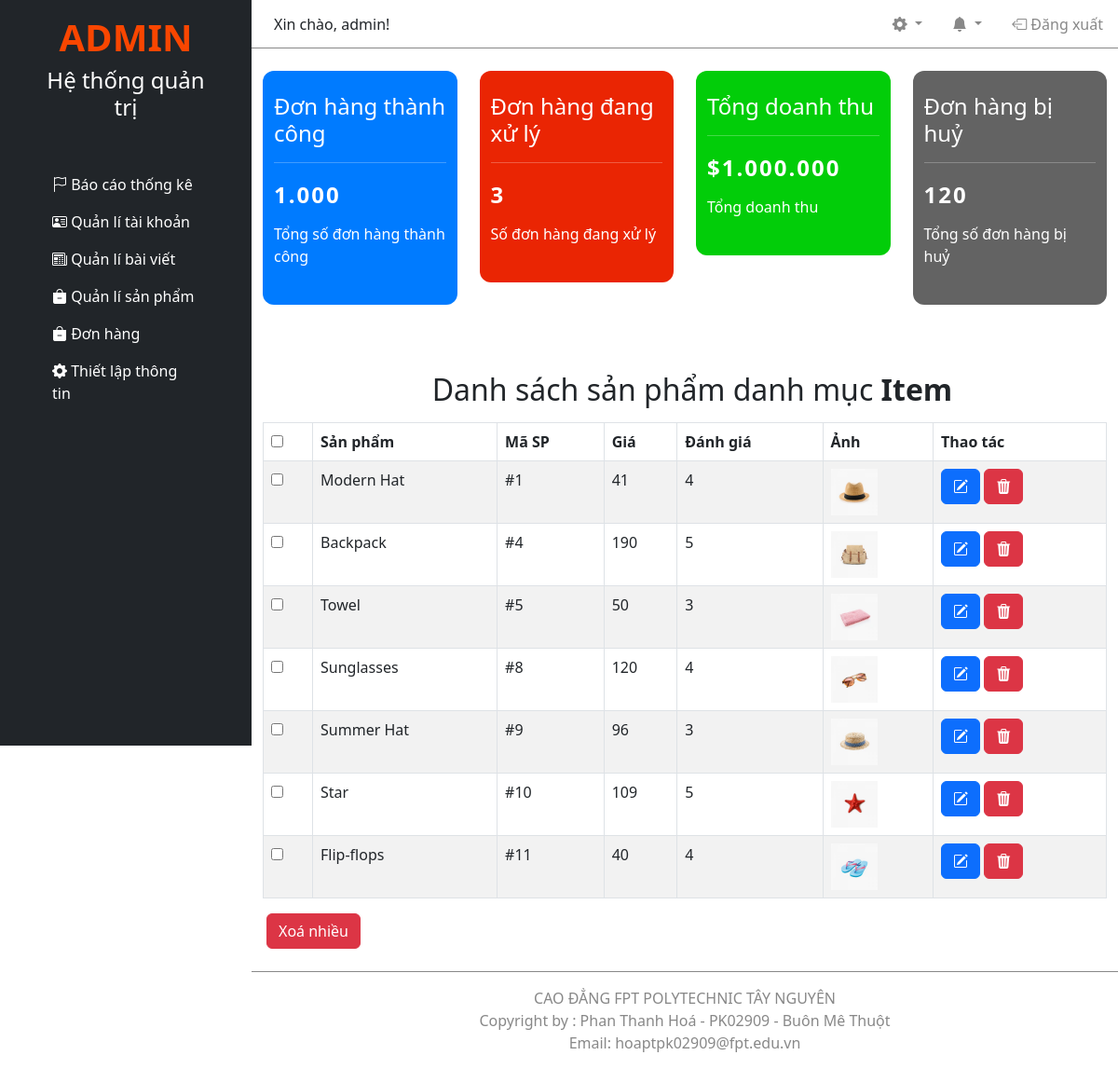
/admin/index.php?mod=category&act=detail&id=1 (signed in), run on the app's committed database.
### tables this page shows
CREATE TABLE `category` (
  `cat_id` int(11) NOT NULL,
  `name` varchar(255) DEFAULT NULL
);

CREATE TABLE `products` (
  `product_id` int(11) NOT NULL,
  `name` varchar(255) DEFAULT NULL,
  `rate` int(11) DEFAULT NULL,
  `price` int(11) DEFAULT NULL,
  `image_url` varchar(255) DEFAULT NULL,
  `product_code` varchar(25) DEFAULT NULL,
  `short_desc` varchar(255) DEFAULT NULL,
  `detail` varchar(2500) DEFAULT NULL,
  `cat_id` int(11) DEFAULT NULL
);

### admin/libs/DBDriver.php (called while the page is built, shortened)
<?
class DB_Driver {
  private $__conn;
  function connect() {
    if (!$this->__conn) {
      $this->__conn = mysqli_connect('localhost', 'root', '', 'assignment') or die("Không thể kết nối tới Database");
    }
    mysqli_query(
      $this->__conn,
      "SET character_set_results = 'utf8', character_set_client = 'utf8', character_set_database = 'utf8', character_set_server = 'utf8'"
    );
  }
  function get_list($sql) {
    $result = mysqli_query($this->__conn, $sql);
    $return = array();
    while($row = mysqli_fetch_assoc($result)) $return[] = $row;
    return $return;
  }
  function get_row($sql) {
    $result = mysqli_query($this->__conn, $sql);
    $row = mysqli_fetch_assoc($result);
    if($row) return $row;
    return false;
  }
}

### admin/module/category/detail.php (the view, shortened to what this page needs)
<?
$product_list = $admin->get_list('SELECT * FROM products WHERE cat_id = "' . $_GET['id'] . '"');
$cat = $admin->get_row('SELECT * FROM category WHERE cat_id = "' . $_GET['id'] . '"');
?>
<section style="min-height:500px">
  <h2 class="ps-3 pt-5 pb-2 text-center">Danh sách sản phẩm danh mục <b><? echo $cat['name'] ?></b></h2>
  <form action="?mod=up_product&act=remove_multi" method="post">
    <div class="container d-flex justify-content-center">
      <table class="table table-striped table-bordered">
        <thead>
          <tr>
            <th><input type="checkbox" class="cat__checkall"></th>
            <th>Sản phẩm</th>
            <th>Mã SP</th>
            <th>Giá</th>
            <th>Đánh giá</th>
            <th>Ảnh</th>
            <th>Thao tác</th>
          </tr>
        </thead>
        <tbody>
        <? foreach ($product_list as $product) { ?>
          <tr>
            <td><input type="checkbox" class="cat__check" name="selected[]" value="<? echo $product['product_id'] ?>"></td>
            <td><? echo $product['name'] ?></td>
            <td><? echo $product['product_code'] ?></td>
            <td><? echo $product['price'] ?></td>
            <td><? echo $product['rate'] ?></td>
            <td><img style="width: 50px; height: 50px; object-fit: cover;" src="../<? echo $product['image_url'] ?>" alt=""></td>
            <td>
              <a href="?mod=up_product&act=update&id=<? echo $product['product_id'] ?>&cat_id=<? echo $_GET['id'] ?>" class="btn btn-primary" title="Sửa"><i class="bi bi-pencil-square"></i></a>
              <a href="?mod=up_product&act=delete&id=<? echo $product['product_id'] ?>&cat_id=<? echo $_GET['id'] ?>" class="btn btn-danger" title="Xoá"><i class="bi bi-trash3-fill"></i></a>
            </td>
          </tr>
        <? } ?>
        </tbody>
      </table>
    </div>
    <button type="submit" name="remove__multi--btn" class="btn btn-danger mb-4 mx-3">Xoá nhiều</button>
  </form>
</section>

### data on the page
category: name "Item"
products: name "Modern Hat", product_code "#1", price "41", rate "4", image_url (picture)
products: name "Backpack", product_code "#4", price "190", rate "5", image_url (picture)
products: name "Towel", product_code "#5", price "50", rate "3", image_url (picture)
products: name "Sunglasses", product_code "#8", price "120", rate "4", image_url (picture)
products: name "Summer Hat", product_code "#9", price "96", rate "3", image_url (picture)
products: name "Star", product_code "#10", price "109", rate "5", image_url (picture)
products: name "Flip-flops", product_code "#11", price "40", rate "4", image_url (picture)

### other printed values
$_SESSION['admin_username'] "admin"
